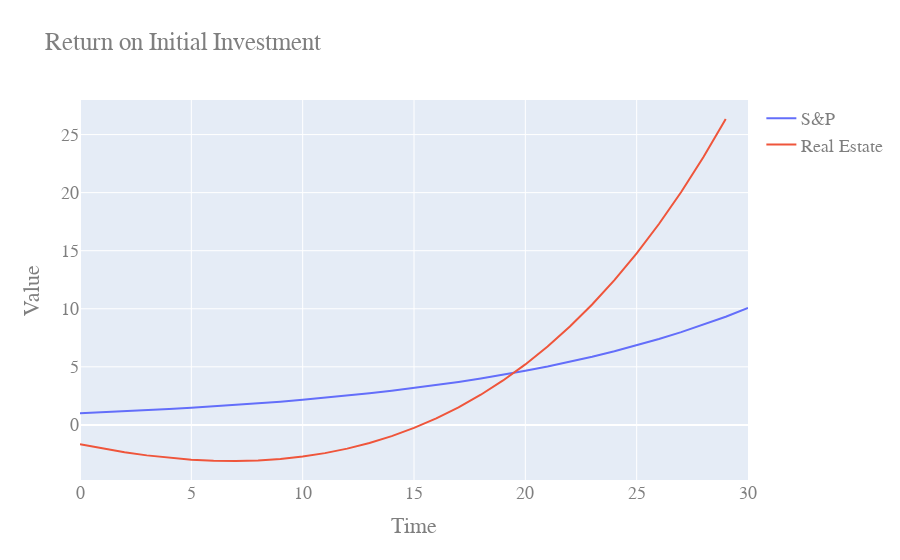

Notebook cell for this chart:
### Code cell
property_performance(
    purchase_price = 400e3,
    downpayment = 20e3,
    rehab_cost = 0,
    after_repair_value = 400e3,
    monthly_rent=0
);

### Figure 1 — Plotly figure (JSON) as saved in the notebook; plotly's stock layout.template omitted (floating-point values rounded to 4 significant figures)
{"data": [{"mode": "lines", "name": "S&P", "type": "scatter", "x": [0, 1, 2, 3, 4, 5, 6, 7, 8, 9, 10, 11, 12, 13, 14, 15, 16, 17, 18, 19, 20, 21, 22, 23, 24, 25, 26, 27, 28, 29, 30], "y": [1, 1.08, 1.166, 1.26, 1.36, 1.469, 1.587, 1.714, 1.851, 1.999, 2.159, 2.332, 2.518, 2.72, 2.937, 3.172, 3.426, 3.7, 3.996, 4.316, 4.661, 5.034, 5.437, 5.871, 6.341, 6.848, 7.396, 7.988, 8.627, 9.317, 10.06]}, {"mode": "lines", "name": "Real Estate", "type": "scatter", "x": [0, 1, 2, 3, 4, 5, 6, 7, 8, 9, 10, 11, 12, 13, 14, 15, 16, 17, 18, 19, 20, 21, 22, 23, 24, 25, 26, 27, 28, 29], "y": [-1.661, -2.033, -2.356, -2.626, -2.841, -2.996, -3.087, -3.11, -3.061, -2.936, -2.728, -2.433, -2.045, -1.559, -0.9667, -0.2626, 0.5608, 1.511, 2.596, 3.826, 5.207, 6.752, 8.469, 10.37, 12.47, 14.77, 17.3, 20.06, 23.07, 26.34]}], "layout": {"font": {"color": "#7f7f7f", "family": "Courier New, monospace", "size": 18}, "title": {"text": "Return on Initial Investment"}, "xaxis": {"title": {"text": "Time"}}, "yaxis": {"title": {"text": "Value"}}}}
